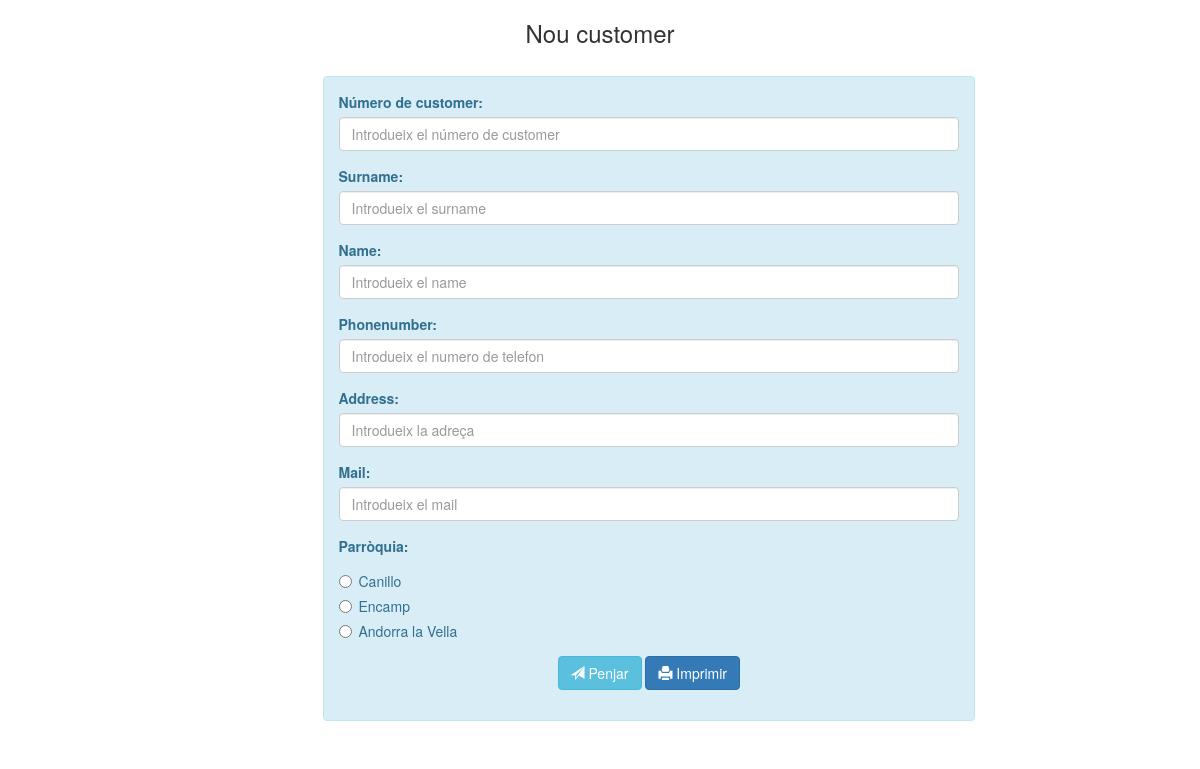
/form_customers.php?operacio=new, run on the app's committed database.
### tables this page shows
CREATE TABLE `parroquies` (
  `id_parroquia` varchar(5) NOT NULL,
  `nom_parroquia` varchar(25) NOT NULL
);

### form_customers.php (the view, shortened to what this page needs)
<?php
    include "includes/bootstrap.php";
    include "includes/connexio.php";
    $operacio="";
    if (isset($_REQUEST["operacio"])) $operacio=$_REQUEST["operacio"];
?>
<!DOCTYPE html>
<html lang="en">
    <body>
	<div class="container">
		<h3><center><?php if ($operacio=="new") echo "Nou customer"; else echo "Modificar customer"; ?></center></h3>
        <br>
		<div class="row myform">
			<div class="col-md-7 col-md-offset-3">
                <div class="alert alert-info" role="alert">
				<form name="form_customers" action="update_customers.php?operacio=<?=$operacio?>" role="form" method="post">
					<div class="form-group">
						<label class="control-label" for="id_customer">Número de customer:</label>
						<input required type="number" name="id_customer" id="id_customer" min="1" max="10000" class="form-control" placeholder="Introdueix el número de customer" value="<?=$row["id_customer"]?>"<?php if ($operacio=="edit") echo "readonly" ?>/>
					</div>
                    <div class="form-group">
						<label class="control-label" for="surname">Surname:</label>
						<input required type="text" name="surname" id="surname" maxlength="25" class="form-control" placeholder="Introdueix el surname" value="<?php if (isset($row)) echo $row["surname"]?>"/>
					</div>
					<div class="form-group">
						<label class="control-label" for="name">Name:</label>
						<input required type="text" name="name" id="name" maxlength="25" class="form-control" placeholder="Introdueix el name" value="<?php if (isset($row)) echo $row["name"]?>"/>
					</div>
					<div class="form-group">
						<label class="control-label" for="phonenumber">Phonenumber:</label>
						<input required type="text" name="phonenumber" id="phonenumber" maxlength="25" class="form-control" placeholder="Introdueix el numero de telefon" value="<?php if (isset($row)) echo $row["phonenumber"]?>"/>
					</div>
                    <div class="form-group">
						<label class="control-label" for="address">Address:</label>
						<input required type="text" name="address" id="address" maxlength="25" class="form-control" placeholder="Introdueix la adreça" value="<?php if (isset($row)) echo $row["address"]?>"/>
					</div>
                    <div class="form-group">
						<label class="control-label" for="mail">Mail:</label>
						<input required type="text" name="mail" id="mail" maxlength="25" class="form-control" placeholder="Introdueix el mail" value="<?php if (isset($row)) echo $row["mail"]?>"/>
					</div>
                        <div class="form-group">
                        <label class="control-label" for="parroquia">Parròquia:</label>
                <?php   $sql = "SELECT * FROM parroquies ORDER BY id_parroquia;";
                        $resultSelect = $conn->query($sql);
                        while($rowSelect = $resultSelect->fetch_assoc()) { ?>
                            <div class="radio">
                               <label>
                                    <input type="radio" name="parroquia" id="parroquia" value="<?=$rowSelect["id_parroquia"]?>"<?php if (isset($row)) if ($row["parroquia"]==$rowSelect["id_parroquia"]) echo " checked";?>>
                                    <?=$rowSelect["nom_parroquia"]?>
                               </label>
                            </div>
                <?php   } ?>
                    </div>
                     <div class="form-group">
                        <center>
                            <button type="submit" class="btn btn-info"><span class="glyphicon glyphicon-send"></span> Penjar</button>
                            <button type="button" onClick="window.print();" class="btn btn-primary"><span class="glyphicon glyphicon-print"></span> Imprimir</button>
                        </center>
                    </div>
				</form>
			</div>
            </div>
    	</div>
	</div>
  </body>
</html>

### includes/bootstrap.php (style rules this page uses)
.myform input.form-control { display: block; margin-bottom: 15px; }

### data on the page
parroquies: nom_parroquia "Canillo"
parroquies: nom_parroquia "Encamp"
parroquies: nom_parroquia "Andorra la Vella"
